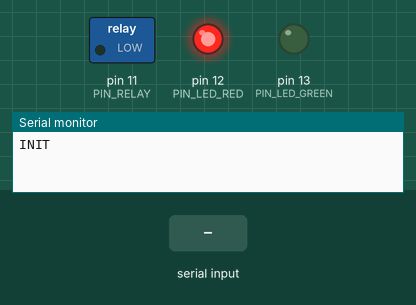
Simulated run of this sketch. Board: Arduino Uno, built with avr-gcc and run on an emulated ATmega328P. Parts: switched loads named in the sketch (green lamp = pin HIGH), output pins drawn as LEDs (lit = HIGH), the last lines printed to the serial monitor. Dashed ring = blinking. The test bench sets the inputs (shaded band).

Above: at 1.7 s.
1.8 s: "E" received over Serial
At 2.06 s:
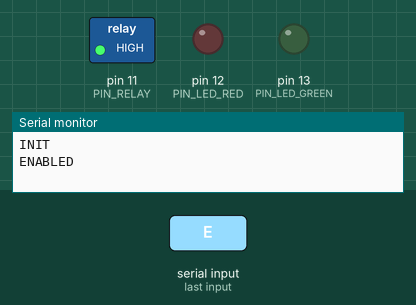
At 3.4 s:
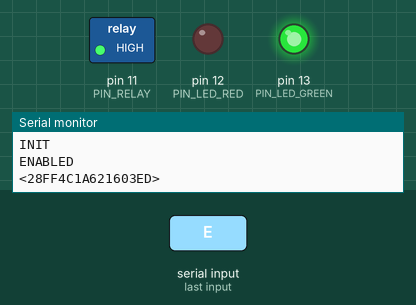
4.8 s: "D" received over Serial
At 6.5 s:
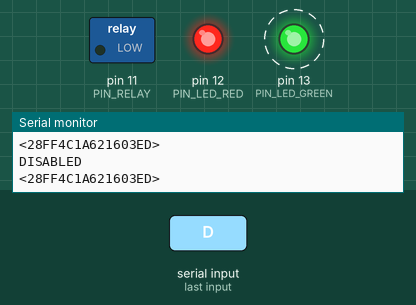
Timing chart, 0 to 15.5 s (numbered marks = the images above; inputs shaded):
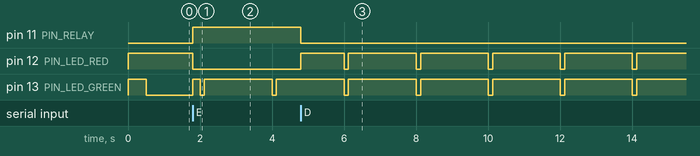

The sketch:

authoduino.ino
```cpp
/*
   Authoduino is a modified version of the Doorduino code, as employed
   by Revspace and other hackerspaces. It differs in that instead of
   opening doors, it authorises a user to a certain resource. A door
   could also be a resource, in a way, but what makes Authoduino different
   is that it retains its state. Where the "door open"-state of Doorduino
   is a blocking state (it is implemented using the delay() function) and
   expires at some point, Authoduino retains the access or no access state,
   granted there is a frequent ping from the managing device.

   The protocol spoken by Authoduino is slightly different (but equally simple):
   It says "INIT" on init rather than "RESET", and responds to characters
   "E" & "D" (enabled & disabled) rather than characters "A" & "N" (access & no access).
   It lacks the challenge function, because it is not needed for my intended application.

   The application I wrote Authoduino for is managing access to an EV (electric vehicle)
   charging outlet. This system is located outside, meaning the device can be opened
   and hardware be examined. Storing iButton secrets in this reachable piece of hardware
   would greatly weaken the security of Revspace access control.
   The system authorises users solely on the id of their iButton, hence this code lacks
   the challenge function present in Doorduino.

   Like Doorduino, Authoduino outputs the id of a presented iButton to serial.
   If the managing device on the other end of the serial line decides to grant
   access to the resource, it sends "E", in my case enabling the charging function.
   If the user want to stop the charging operation and have their charging cable unlocked,
   they should present the same iButton again, causing the managing device to send "D".

   The managing device should also ping (char "P") at a regular interval. Not receiving pings or
   other commands for a defined period makes Authoduino go into abandoned mode, disabling
   access to the charging outlet in the process. The only way to return from this state is
   explicitly telling Authoduino to go into enabled or disabled state. Only a ping won't do.
*/

#include <OneWire.h> // Make sure the 1-Wire driver is in your library

// Board layout (Doorduino hardware)
#define PIN_LED_GREEN 13 // Green led in the iButton reader socket
#define PIN_LED_RED   12 // Red led in the iButton reader socket
#define PIN_RELAY     11 // Controls the relay used to close or cut SAE J1772 CP-pin connection between charging station and EV
#define PIN_1WIRE     10 // Pin used for 1-Wire communication bus (iButtons)
#define PIN_BUTTON     9 // Auxiliary button input, used on some Doorduino installs

// Led colors
#define OFF    0 // Undefined state (or off/broken)
#define GREEN  1 // Charging available
#define RED    2 // Stuff b0rked
#define YELLOW (GREEN | RED) // Yellow means ready for auth (same as Doorduino)

// Timing related definitions
#define INIT_DELAY               500 // Delay after all setup operations
#define LED_BLINK_INTERVAL      2000 // Be cool, blink to people/robots/ghosts/other things passing by
#define LED_BLINK_TIME           120 // Each fancy led blink last this much miliseconds
#define BUTTON_INTERVAL_TIME    3000 // After an iButton has been succesfully read, no new read operation for this much miliseconds
#define ABANDONED_TIME         30000 // Max interval between serial messages before Arduino considers the managing device down
#define ABANDONED_MSG_INTERVAL  5000 // The interval between each message in a bottle send over serial, when in the ABANDONED state

OneWire ds(PIN_1WIRE); // Dallas 1-Wire bus driver

enum Command {
  NONE,    // No command received
  ENABLE,  // Manager says user/customer is authorized
  DISABLE, // Manager says user/customer not authorized or wants their authorisation removed
  PING     // Sign of life
};

static enum State {
  ABANDONED, // Arduino has not had contact with the managing device for too long, or is yet to receive the first message
  ENABLED,  // Charging is available to the user/customer
  DISABLED // No charging possible, ready for a new customer
} state;  // State the system is in

// These values are in miliseconds since start of program. Ulongs are 32 bits on arduino, which gets you
// up to 4.294.967.295 msec or just over 49 and a half days. So values that affect state need some guards for millis() overflowing back to zero
static unsigned long lastblink = 0; // Last time we did a nice blinky on the led
static unsigned long lastread = 0;  // Last time an iButton was read
static unsigned long lastcmd = 0;   // Last time a sign of life was received from the managing device (affects device state!)
static unsigned long lastmsg = 0;   // Last time we have send a message to the managing device (currently used to limit the abandoned message over serial rate)

void setup () {
  led(YELLOW); // Led test (if the reader is green or red during power-up, the other color is broken)

  Serial.begin(115200);   // Same baudrate as Doorduino
  Serial.println("INIT"); // Doorduino says "RESET", Authoduino says "INIT"
  pinMode(PIN_LED_GREEN, OUTPUT);
  pinMode(PIN_LED_RED,   OUTPUT);
  pinMode(PIN_RELAY,     OUTPUT);
  pinMode(PIN_BUTTON,    INPUT); // Unused at this moment. TODO: Make a car explode on push, set of a horn orchestra etc.

  state = ABANDONED; // When system initializes, nothing is possible until managing device has shown a sign of life

  delay(INIT_DELAY); // To make the led test effective (init is very fast)
}

void loop () {
  // Overflow protections regarding timing. Since millis() overflows back to zero
  // somewhere in the 49th day, some guards are required to prevent nutty behaviour
  if (millis() < lastcmd) {
    lastcmd = 0; // Overflow detected, reset lastcmd
  }
  // The other timing-related values are not affecting state. If anything, a weird led flicker is kinda interesting so yeah whatever

  // Check for messages from the managing device
  Command command = readSerial();

  // If any command was received, the managing device is still operational
  if (command != NONE) {
    lastcmd = millis();
  }

  // Commands that affect state are processed here
  switch (command) {
    case ENABLE: {
        state = ENABLED;
        break;
      }
    case DISABLE: {
        state = DISABLED;
        break;
      }
  }

  // If there has been no input from the managing device for some time, we consider ourselves abandoned.
  // First compare loops backwards to near max value first msecs of program operation, second compare is to catch that
  if (millis() - ABANDONED_TIME > lastcmd && millis() > ABANDONED_TIME) {
    state = ABANDONED;
  }

  // Read the 1-Wire bus, see if there's an iButton
  if (state != ABANDONED) { // We only care about iButtons if there's a managing device present
    // First compare loops backwards to near max value first msecs of program operation, hence the second compare
    if (millis() - BUTTON_INTERVAL_TIME > lastread && millis() > BUTTON_INTERVAL_TIME) {
      if (readButton()) {
        lastread = millis(); // A button was successfully read
      }
    }
  }

  // Allow or not allow charging, depending on what input has been given before
  switch (state) {
    case ENABLED: {
        digitalWrite(PIN_RELAY, HIGH); // By enabling the relay, the SAE J1772 CP-pin is enabled, making charging possible
        led(GREEN);
        break;
      }
    case DISABLED: {
        digitalWrite(PIN_RELAY, LOW); // By disabling the relay, the SAE J1772 CP-pin connection is cut
        led(YELLOW);
        break;
      }
    case ABANDONED: {
        digitalWrite(PIN_RELAY, LOW); // By disabling the relay, the SAE J1772 CP-pin connection is cut
        led(RED);
        if (millis() - ABANDONED_MSG_INTERVAL > lastmsg && millis() > ABANDONED_MSG_INTERVAL) {
          Serial.println("ABANDONED"); // I hope that someone gets my...
          lastmsg = millis();
        }
        break;
      }
  }
}

void led (byte color) {
  if (millis() - LED_BLINK_INTERVAL > lastblink && millis() > LED_BLINK_INTERVAL) {
    digitalWrite(PIN_LED_GREEN, 0);
    digitalWrite(PIN_LED_RED,   0);
    lastblink = millis();
  }

  if (millis() - LED_BLINK_TIME > lastblink) {
    digitalWrite(PIN_LED_GREEN, color & GREEN);
    digitalWrite(PIN_LED_RED,   color & RED);
  }
}

bool readButton() {
  byte id[8]; // The id of the iButton will be written into this variable by ds.search()

  if (ds.reset()) { // After a reset pulse, if one or more slave devices are on the bus, reset returns nonzero
    ds.reset_search(); // 1-Wire bus can have multiple slave devices. Reset next use of search() to start/first position
    if (ds.search(id)) { // Do a search until something is found, write the ID into id (stateful; next call returns next device). Returns nonzero if a new ID was written to id
      if (OneWire::crc8(id, 7) != id[7]) {
        return false; // If checksum fails, return
      }
      led(OFF);
      Serial.print("<");
      for (byte i = 0; i < 8; i++) { // Dump the found ID to serial out
        if (id[i] < 16) Serial.print("0");
        Serial.print(id[i], HEX);
      }
      Serial.println(">");
      return true;
    }
  }

  return false;
}

Command readSerial() {
  while (Serial.available()) { // Process all received data
    char c = Serial.read(); // one char at the time

    if (c == 'E') { // Enable charging (grant access)
      Serial.println("ENABLED");
      return ENABLE;
    }
    else if (c == 'D') { // Disable charging (no longer access)
      Serial.println("DISABLED");
      return DISABLE;
    }
    else if (c == 'P') { // Yo still there bro?
      Serial.println("PONG");
      return PING;
    }
  }

  return NONE;
}
```

Measured:
- after the input at 1.8 s, pin 11 (PIN_RELAY): LOW → HIGH at once; pin 13 (PIN_LED_GREEN): goes HIGH 0.20 s, LOW 0.12 s, HIGH 1.9 s, LOW 0.12 s, then HIGH, starting at once
- after the input at 4.8 s, pin 11 (PIN_RELAY): HIGH → LOW at once; pin 12 (PIN_LED_RED): LOW → HIGH at once, then repeats every 2.0 s: LOW 0.12 s, HIGH 1.9 s
